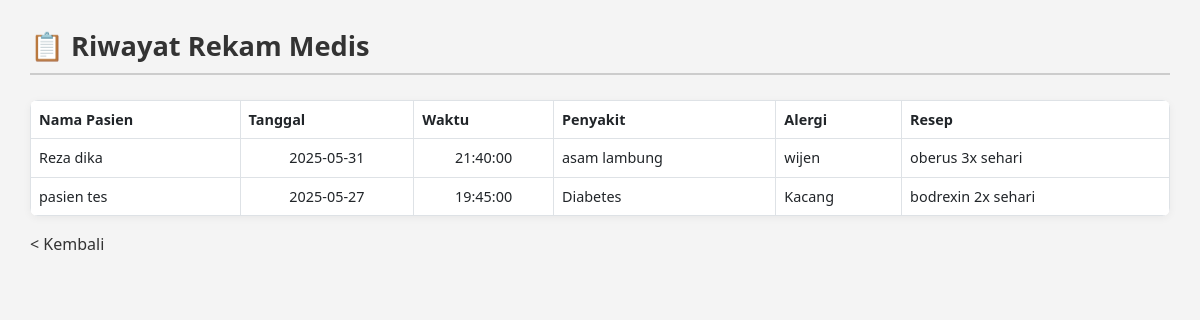
The page /dokter/rekam_medis.php (signed in) on the database its author committed.
### tables this page shows
CREATE TABLE `prestb` (
  `presID` int NOT NULL,
  `pid` int DEFAULT NULL,
  `dokter_id` int DEFAULT NULL,
  `fname` varchar(100) DEFAULT NULL,
  `lname` varchar(100) DEFAULT NULL,
  `appdate` date DEFAULT NULL,
  `apptime` time DEFAULT NULL,
  `disease` varchar(255) DEFAULT NULL,
  `allergy` varchar(255) DEFAULT NULL,
  `prescription` text
);

CREATE TABLE `patreg` (
  `pid` int NOT NULL,
  `fname` varchar(100) DEFAULT NULL,
  `lname` varchar(100) DEFAULT NULL,
  `gender` varchar(10) DEFAULT NULL,
  `email` varchar(100) DEFAULT NULL,
  `contact` varchar(20) DEFAULT NULL,
  `password` varchar(100) DEFAULT NULL,
  `cpassword` varchar(100) DEFAULT NULL
);

### dokter/rekam_medis.php (the view, shortened to what this page needs)
<?php
include '../config.php';
$username = $_SESSION['dokter_login'];
$dokter_result = mysqli_query($conn, "SELECT dokter_id FROM doctb WHERE username='$username' LIMIT 1");
$dokter_data = mysqli_fetch_assoc($dokter_result);
$dokter_id = $dokter_data['dokter_id'];
$query = "
    SELECT p.fname, p.lname, r.appdate, r.apptime, r.disease, r.allergy, r.prescription
    FROM prestb r
    JOIN patreg p ON r.pid = p.pid
    WHERE r.dokter_id = '$dokter_id'
    ORDER BY r.appdate DESC, r.apptime DESC
";
$result = mysqli_query($conn, $query);
?>
<!DOCTYPE html>
<html lang="id">
<head>
    <link href="https://cdn.jsdelivr.net/npm/bootstrap@5.3.0/dist/css/bootstrap.min.css" rel="stylesheet" />
</head>
<body>
<h2>📋 Riwayat Rekam Medis</h2>
<?php if (mysqli_num_rows($result) > 0): ?>
    <table class="table table-bordered">
        <thead>
            <tr>
                <th>Nama Pasien</th>
                <th>Tanggal</th>
                <th>Waktu</th>
                <th>Penyakit</th>
                <th>Alergi</th>
                <th>Resep</th>
            </tr>
        </thead>
        <tbody>
            <?php while ($row = mysqli_fetch_assoc($result)): ?>
                <tr>
                    <td><?= htmlspecialchars($row['fname'] . ' ' . $row['lname']) ?></td>
                    <td class="text-center"><?= htmlspecialchars($row['appdate']) ?></td>
                    <td class="text-center"><?= htmlspecialchars($row['apptime']) ?></td>
                    <td><?= htmlspecialchars($row['disease']) ?></td>
                    <td><?= htmlspecialchars($row['allergy']) ?></td>
                    <td><?= nl2br(htmlspecialchars($row['prescription'])) ?></td>
                </tr>
            <?php endwhile; ?>
        </tbody>
    </table>
<?php else: ?>
    <p class="no-data">Tidak ada rekam medis ditemukan.</p>
<?php endif; ?>
<a href="../dokter_dashboard.php" class="back-link"> < Kembali </a>
</body>
</html>

### dokter/rekam_medis.php (style rules this page uses)
body { padding: 30px; background-color: #f4f4f4; font-family: 'Segoe UI', Tahoma, Geneva, Verdana, sans-serif; color: #333; }
h2 { margin-bottom: 25px; color: #333; font-weight: 600; font-size: 1.7rem; border-bottom: 2px solid #ccc; padding-bottom: 10px; }
table { width: 100%; border-collapse: collapse; background: #fff; border-radius: 8px; overflow: hidden; box-shadow: 0 2px 8px rgba(0,0,0,0.05); }
thead { background-color: #f7f7f7; }
th { text-align: left; padding: 14px 16px; font-size: 0.9rem; font-weight: 600; color: #555; border-bottom: 2px solid #e0e0e0; }
td { padding: 12px 16px; font-size: 0.9rem; color: #333; border-bottom: 1px solid #eee; }
tr:last-child td { border-bottom: none; }
a { color: #333; text-decoration: none; font-weight: 500; }

### rows shown on the page
prestb: pid.lname "Reza dika", appdate "2025-05-31", apptime "21:40:00", disease "asam lambung", allergy "wijen", prescription "oberus 3x sehari"
prestb: pid.lname "pasien tes", appdate "2025-05-27", apptime "19:45:00", disease "Diabetes", allergy "Kacang", prescription "bodrexin 2x sehari"
